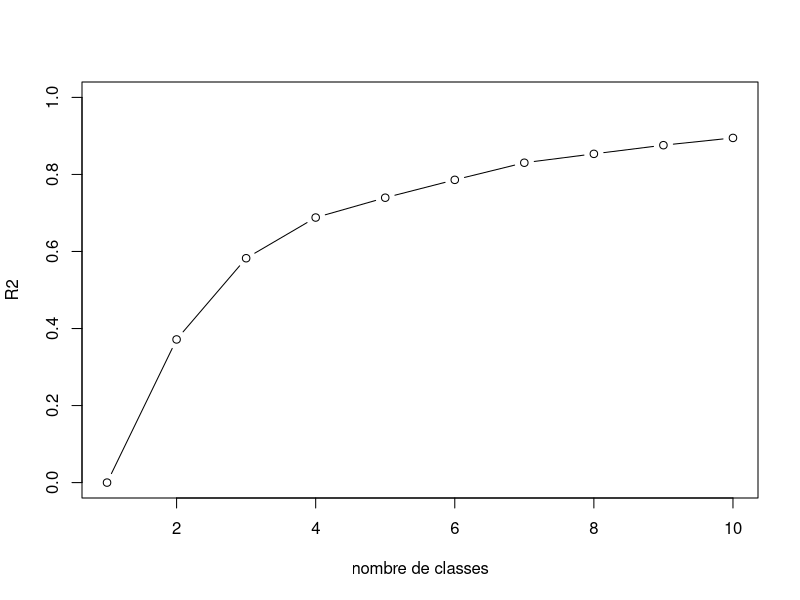
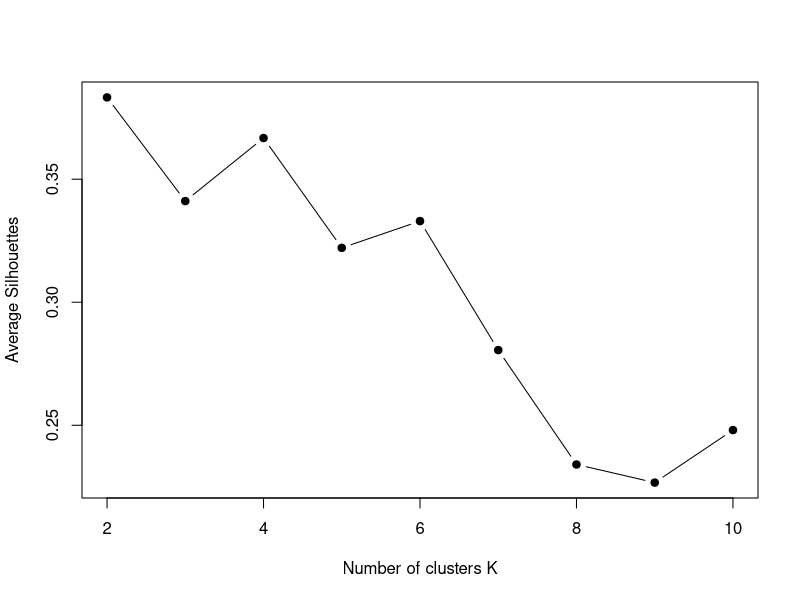
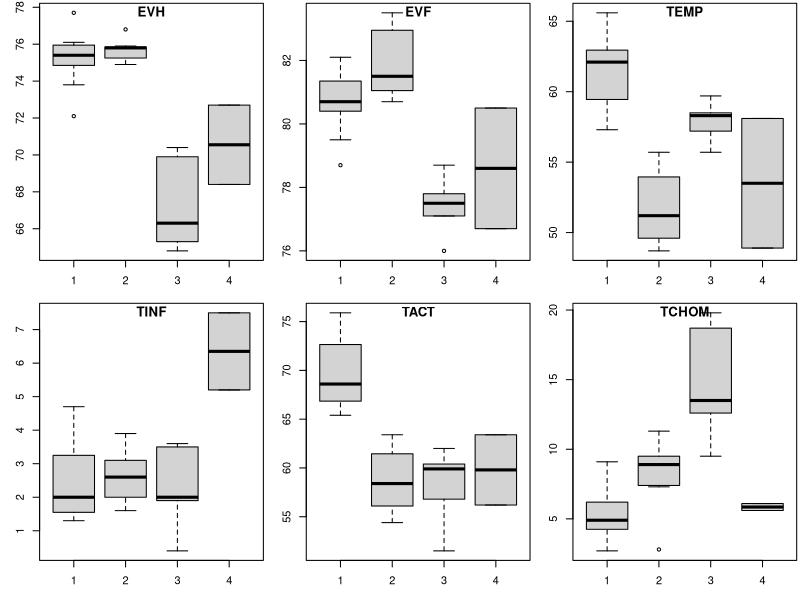
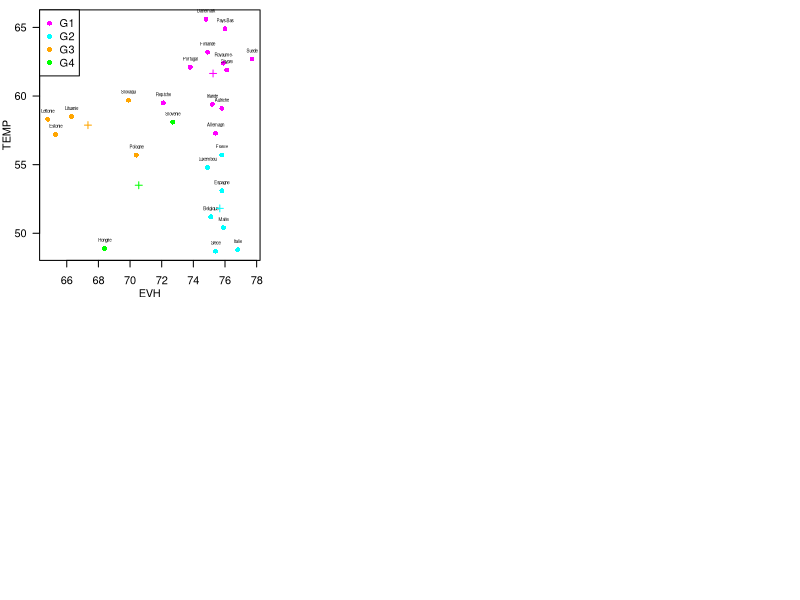
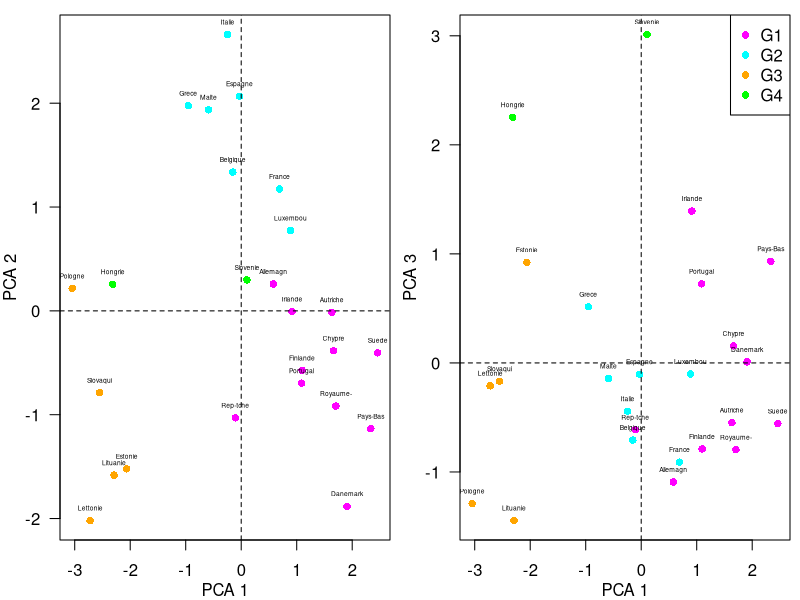
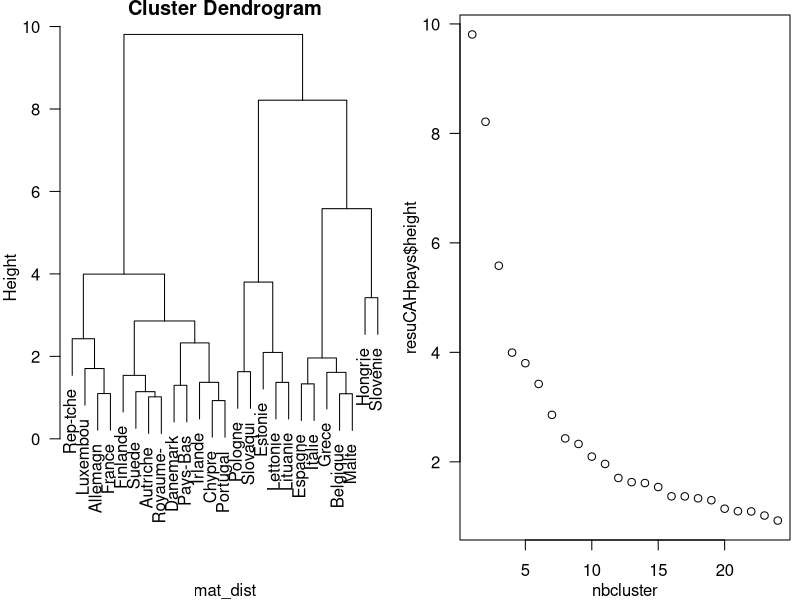
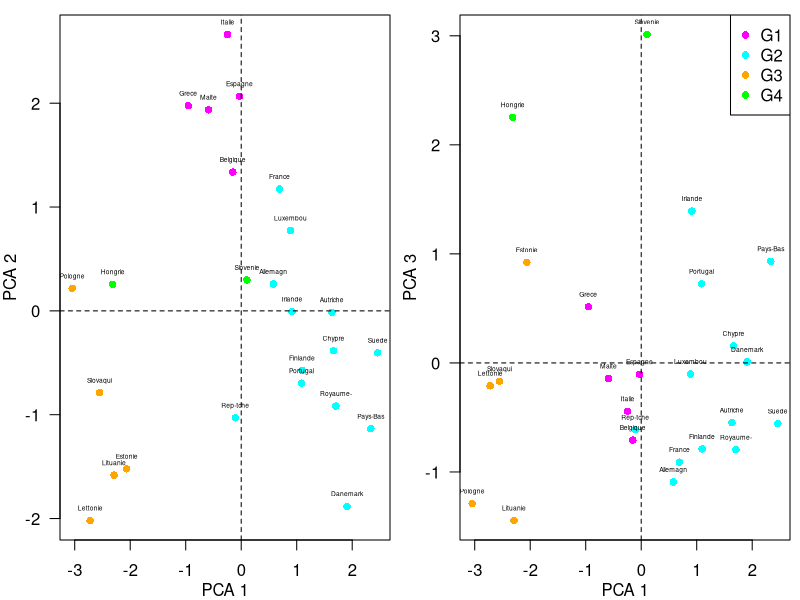
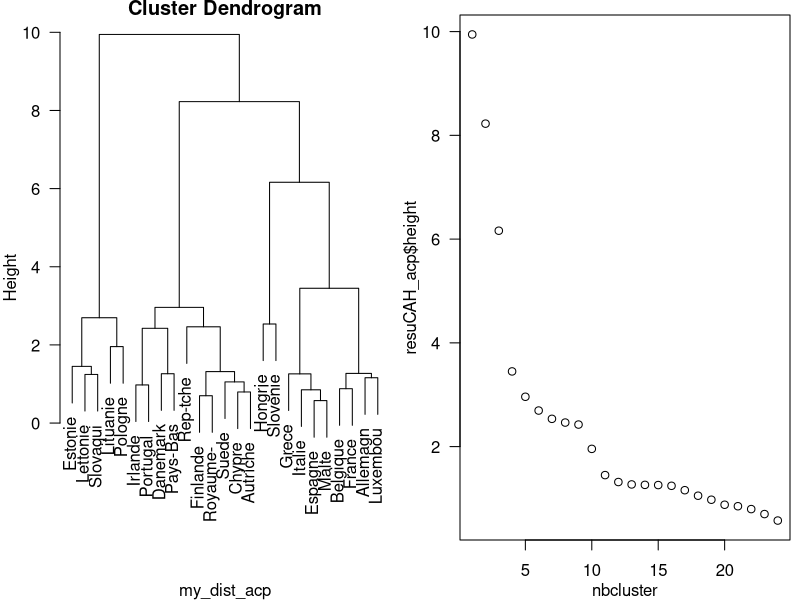

Source code (R) for these figures, in order:
## ---- chunk 1
pays <- read.table("pays_eu.txt", header = T)
row.names(pays) <- pays$PAYS
## ---- chunk 2
paysred <- pays[, c("EVH", "EVF", "TEMP",  "TINF", "TACT", "TCHOM")]
## ---- chunk 3
library("FactoMineR")
library("cluster")
## ---- chunk 4
summary(paysred) # les moyennes sont très différentes 
## ---- chunk 5
paysred2 <- scale(paysred, center = TRUE, scale = TRUE)
## ---- chunk 6
R2 <- numeric(10)
for(k in 1:10) {
  my_clus <- kmeans(paysred2, k, nstart = 100)
  R2[k] <- my_clus$betweenss/my_clus$totss
}
plot(R2, type = "b", ylim = c(0, 1), xlab = "nombre de classes")
## ---- chunk 7
library(cluster) #pour avoir la fonction silhouette
avg_sil <- function(k) {
  km.res = kmeans(paysred2, centers = k, nstart = 100)
  ss = silhouette(km.res$cluster, dist(paysred2))
  mean(ss[, 3])
}
## ---- chunk 8
avg_sil_values = sapply(2:10, avg_sil)
plot(2:10, avg_sil_values,
     type = "b", pch = 19,
     xlab = "Number of clusters K",
     ylab = "Average Silhouettes")
#coroborre le choix k=4
## ---- chunk 9
set.seed(4)
resuclassif <- kmeans(paysred2, 4, nstart = 100)
paysred$my_cluster <- as.factor(resuclassif$cluster)
table(paysred$my_cluster)
## ---- chunk 10
par(mfrow = c(2, 3), mar = c(3, 3, 0.25, 0.25))
boxplot(EVH ~ my_cluster, data = paysred)
title(main = "EVH", line = -1)
boxplot(EVF ~ my_cluster, data = paysred)
title(main = "EVF", line = -1)
boxplot(TEMP ~ my_cluster, data = paysred)
title(main = "TEMP", line = -1)
boxplot(TINF ~ my_cluster, data = paysred)
title(main = "TINF", line = -1)
boxplot(TACT ~ my_cluster, data = paysred)
title(main = "TACT", line = -1)
boxplot(TCHOM ~ my_cluster, data = paysred)
title(main = "TCHOM", line = -1)
## ---- chunk 11
paysred$my_cluster <- factor(paste0("G", resuclassif$cluster))
my_mean <- data.frame(
  EVH = tapply(paysred$EVH, paysred$my_cluster, mean), 
  EVF = tapply(paysred$EVF, paysred$my_cluster, mean), 
  TEMP = tapply(paysred$TEMP, paysred$my_cluster, mean), 
  TINF = tapply(paysred$TINF, paysred$my_cluster, mean), 
  TACT = tapply(paysred$TACT, paysred$my_cluster, mean), 
  TCHOM = tapply(paysred$TCHOM, paysred$my_cluster, mean))
## ---- chunk 12
#Calcul des rapports par variable
summary(lm(EVH ~ my_cluster, data = paysred))$r.squared #eta2=0.82
summary(lm(EVF ~ my_cluster, data = paysred))$r.squared #eta2=0.70
summary(lm(TEMP ~ my_cluster, data = paysred))$r.squared #eta2=0.73
summary(lm(TINF ~ my_cluster, data = paysred))$r.squared #eta2=0.50
summary(lm(TACT ~ my_cluster, data = paysred))$r.squared #eta2=0.71
summary(lm(TCHOM ~ my_cluster, data = paysred))$r.squared #eta2=0.66
## ---- chunk 13
my_col <- c("magenta", "cyan", "orange", "green")
par(las = 1,  mar = c(3, 3, 0.75, 0.5), mgp = c(2., 1, 0))
plot(paysred$EVH, paysred$TEMP, main = "", xlab = "EVH", ylab = "TEMP",
     col = my_col[paysred$my_cluster], pch = 16)
text(paysred$EVH, paysred$TEMP, row.names(paysred), cex = 0.4, pos = 3)
points(my_mean$EVH, my_mean$TEMP, col = my_col, pch = 3)
legend("topleft", legend = paste0("G", 1:4), pch = 16,
       col = c("magenta", "cyan", "orange", "green"))
## ---- chunk 14
library(FactoMineR)
resuacp <- PCA(paysred[, -7], graph = F)
resuacp$eig
resuacp$var$cor
## ---- chunk 15
my_col <- c("magenta", "cyan", "orange", "green")
par(las = 1,  mar = c(3, 3, 0.75, 0.5), mgp = c(2., 1, 0), 
    mfrow = c(1, 2))
plot(resuacp$ind$coord[, 1], resuacp$ind$coord[, 2], main = "", 
     xlab = "PCA 1", ylab = "PCA 2",
     col = my_col[paysred$my_cluster], pch = 16)
text(resuacp$ind$coord[, 1], resuacp$ind$coord[, 2], 
     row.names(paysred), cex = 0.4, pos = 3)
abline(h = 0, lty = 2)
abline(v = 0, lty = 2)
plot(resuacp$ind$coord[, 1], resuacp$ind$coord[, 3], main = "", 
     xlab = "PCA 1", ylab = "PCA 3",
     col = my_col[paysred$my_cluster], pch = 16)
text(resuacp$ind$coord[, 1], resuacp$ind$coord[, 3], 
     row.names(paysred), cex = 0.4, pos = 3)
abline(h = 0, lty = 2)
abline(v = 0, lty = 2)
legend("topright", legend = paste0("G", 1:4), pch = 16,
       col = c("magenta", "cyan", "orange", "green"))
## ---- chunk 16
mat_dist <- dist(scale(paysred[, -7]))
resuCAHpays <- hclust(mat_dist, method="ward.D2")
## ---- chunk 17
nbcluster <- 24:1
par(mfrow = c(1, 2))
plot(resuCAHpays)
plot(nbcluster, resuCAHpays$height)
## ---- chunk 18
paysred$my_cluster_2 <- factor(cutree(resuCAHpays, k = 4))
table(paysred$my_cluster_2)
## ---- chunk 19
my_col <- c("magenta", "cyan", "orange", "green")
par(las = 1,  mar = c(3, 3, 0.75, 0.5), mgp = c(2., 1, 0), 
    mfrow = c(1, 2))
plot(resuacp$ind$coord[, 1], resuacp$ind$coord[, 2], main = "", 
     xlab = "PCA 1", ylab = "PCA 2",
     col = my_col[paysred$my_cluster_2], pch = 16)
text(resuacp$ind$coord[, 1], resuacp$ind$coord[, 2], 
     row.names(paysred), cex = 0.4, pos = 3)
abline(h = 0, lty = 2)
abline(v = 0, lty = 2)
plot(resuacp$ind$coord[, 1], resuacp$ind$coord[, 3], main = "", 
     xlab = "PCA 1", ylab = "PCA 3",
     col = my_col[paysred$my_cluster_2], pch = 16)
text(resuacp$ind$coord[, 1], resuacp$ind$coord[, 3], 
     row.names(paysred), cex = 0.4, pos = 3)
abline(h = 0, lty = 2)
abline(v = 0, lty = 2)
legend("topright", legend = paste0("G", 1:4), pch = 16,
       col = c("magenta", "cyan", "orange", "green"))
## ---- chunk 20
table(paysred$my_cluster, paysred$my_cluster_2)
## ---- chunk 21
my_dist_acp <- dist(resuacp$ind$coord[, 1:3])
resuCAH_acp <- hclust(my_dist_acp, method="ward.D2")
## ---- chunk 22
nbcluster <- 24:1
par(mfrow = c(1, 2))
plot(resuCAH_acp)
plot(nbcluster, resuCAH_acp$height)
## ---- chunk 23
paysred$my_cluster_3 <- factor(cutree(resuCAH_acp, k = 4))
table(paysred$my_cluster_3)
## ---- chunk 24
my_col <- c("magenta", "cyan", "orange", "green")
par(las = 1,  mar = c(3, 3, 0.75, 0.5), mgp = c(2., 1, 0), 
    mfrow = c(1, 2))
plot(resuacp$ind$coord[, 1], resuacp$ind$coord[, 2], main = "", 
     xlab = "PCA 1", ylab = "PCA 2",
     col = my_col[paysred$my_cluster_3], pch = 16)
text(resuacp$ind$coord[, 1], resuacp$ind$coord[, 2], 
     row.names(paysred), cex = 0.4, pos = 3)
abline(h = 0, lty = 2)
abline(v = 0, lty = 2)
plot(resuacp$ind$coord[, 1], resuacp$ind$coord[, 3], main = "", 
     xlab = "PCA 1", ylab = "PCA 3",
     col = my_col[paysred$my_cluster_3], pch = 16)
text(resuacp$ind$coord[, 1], resuacp$ind$coord[, 3], 
     row.names(paysred), cex = 0.4, pos = 3)
abline(h = 0, lty = 2)
abline(v = 0, lty = 2)
legend("topright", legend = paste0("G", 1:4), pch = 16,
       col = c("magenta", "cyan", "orange", "green"))
## ---- chunk 25
table(paysred$my_cluster, paysred$my_cluster_3)
